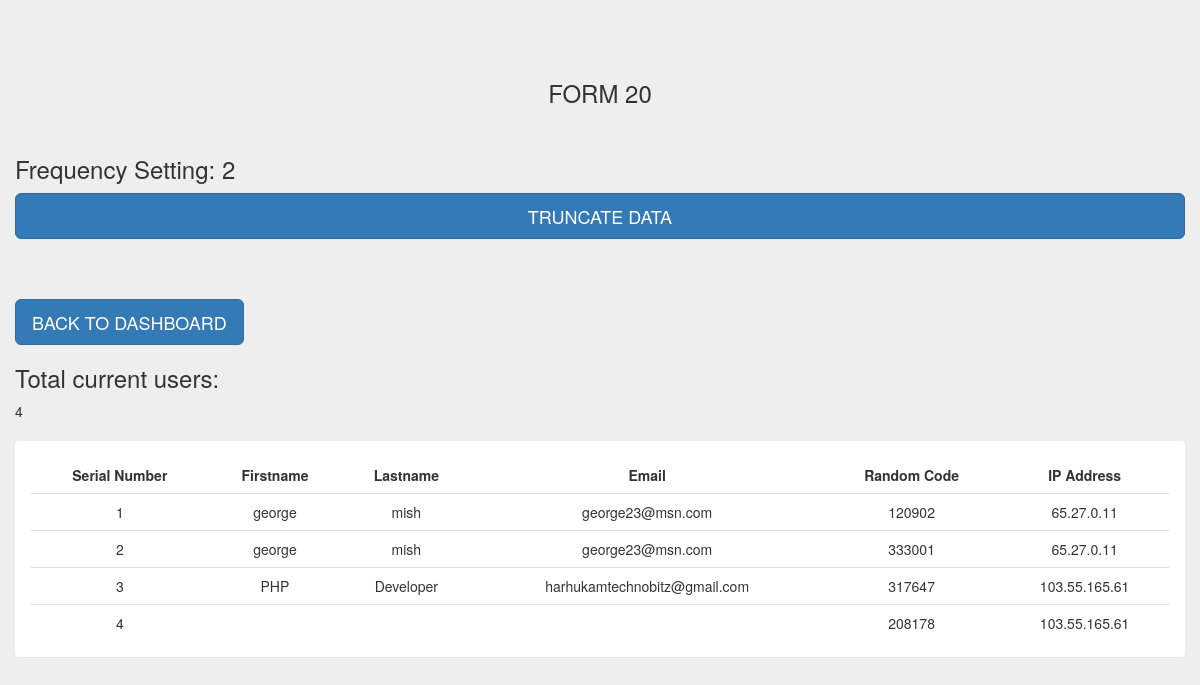
The app's page /form/admin/record20.php (signed in) with its own data.
### tables this page shows
CREATE TABLE `frequency` (
  `id` int(11) NOT NULL,
  `number` int(11) NOT NULL
);

CREATE TABLE `value_form` (
  `id` int(11) NOT NULL,
  `first_name` varchar(30) NOT NULL,
  `last_name` varchar(20) NOT NULL,
  `u_email` varchar(30) NOT NULL,
  `u_code` int(11) NOT NULL,
  `u_ip` varchar(30) NOT NULL,
  `u_status` enum('Y','N') NOT NULL DEFAULT 'N'
);

### form/admin/record20.php (the view, shortened to what this page needs)
<?php
 $conn    = Connect();
 	$sql ="select number from frequency where id='1'";
	$result = $conn->query($sql);
	$row = mysqli_fetch_array($result) or die();
	$number= $row['number'] ;
?>
<!DOCTYPE html>
<html lang="en">
<head>
  <link rel="stylesheet" href="../css/bootstrap.min.css">
  <link rel="stylesheet" href="../css/style.css">
</head>
<body>
<div class="container">
  <div class="row">
  <div class="wrapper">
  <form class="form-del" method ="post" action="delete20.php">
<h3 class="text-center">FORM 20</h3><br>
<h3>Frequency Setting: <?php echo $number; ?></h3>
<input type="Submit" class="btn btn-lg btn-primary btn-block" name="delete" value="TRUNCATE DATA"/><br>
</form>
		<br/>
		<br/>
		<a class="btn btn-lg btn-primary" href="dashboard.php">BACK TO DASHBOARD</a>
<h3>Total current users:</h3>
<?php
$sql = "SELECT * FROM value_form";
$result = $conn->query($sql);
print $results= $result->num_rows;
echo "<br>";
echo "<br>";
if ($result->num_rows > 0) {
	?>
	<div class=" panel panel-body">
	<table style="width:100%" class="table table-responsive ">
  <tr>
    <th>Serial Number</th>
    <th>Firstname</th>
    <th>Lastname</th>
    <th>Email</th>
    <th>Random Code</th>
    <th>IP Address</th>
  </tr>
  <?php
  $i=1;
    while($row = $result->fetch_assoc()) {
  echo'<tr>';
    echo '<td align="center">'. $i .'</td>';
	echo'<td align="center">'.$row["first_name"].'</td>
    <td align="center">'.$row["last_name"].'</td>
    <td align="center">'.$row["u_email"].'</td>
    <td align="center">'.$row["u_code"].'</td>
    <td align="center">'.$row["u_ip"].'</td>
  </tr>';
  $i++;
  }
  ?>
</table>
</div>
	<?php
}
echo '<br><br><br>';
?>
 </div>
  </div>
</div>
</body>
</html>

### form/css/style.css (style rules this page uses)
body { background: #eee !important; }
th { text-align:center; }
.wrapper { margin-top: 80px; margin-bottom: 80px; }

### records on screen
frequency: number "2"
value_form: first_name "george", last_name "mish", u_email "george23@msn.com", u_code "120902", u_ip "65.27.0.11"
value_form: first_name "george", last_name "mish", u_email "george23@msn.com", u_code "333001", u_ip "65.27.0.11"
value_form: first_name "PHP", last_name "Developer", u_email "harhukamtechnobitz@gmail.com", u_code "317647", u_ip "103.55.165.61"
value_form: u_code "208178", u_ip "103.55.165.61"

### other values on screen
$results= $result->num_rows "4"
